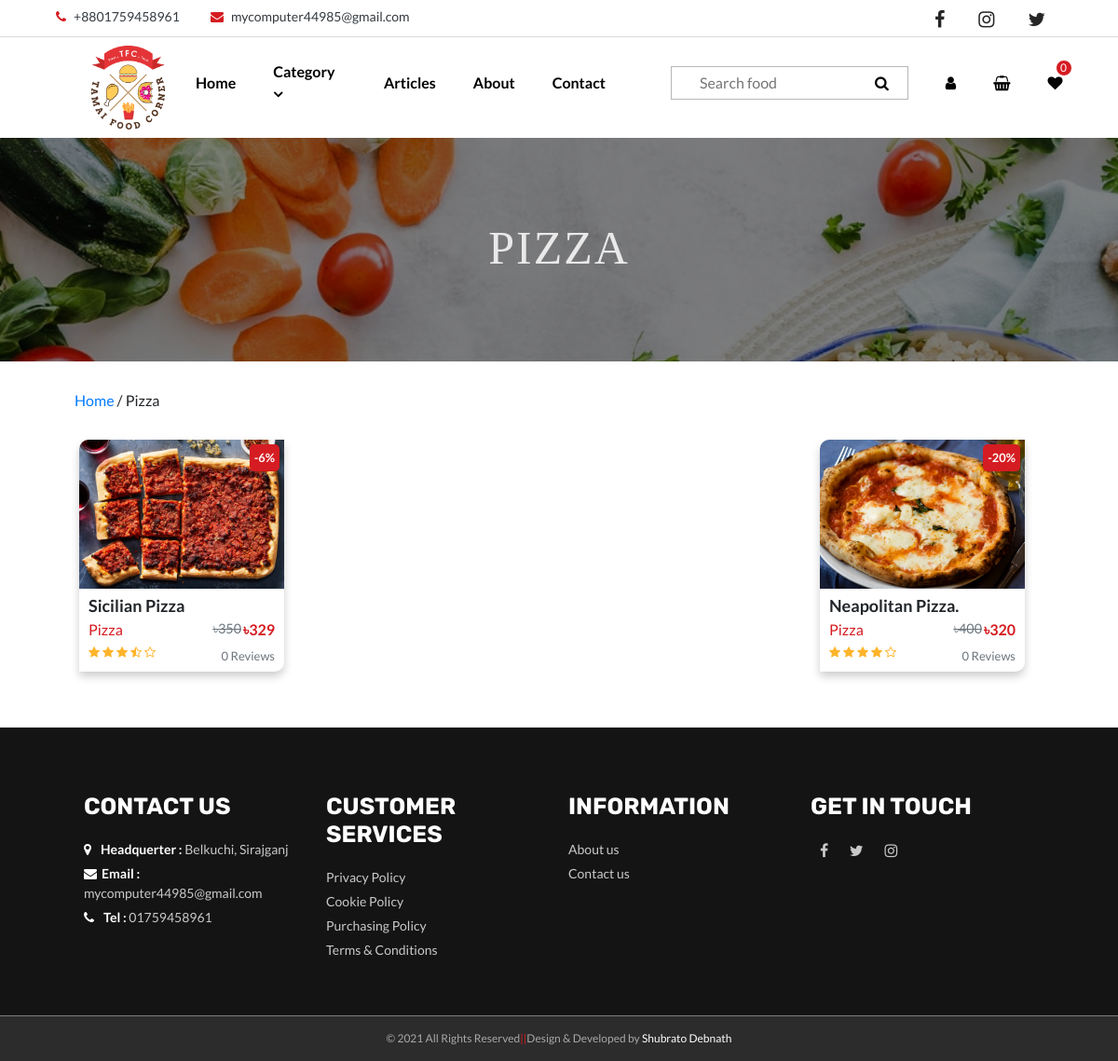
The page /search.php?category=Pizza&&cat_id=9 on the database its author committed.
### tables this page shows
CREATE TABLE `item_info` (
  `item_id` int(20) NOT NULL,
  `item_name` varchar(150) NOT NULL,
  `item_cat_id` int(3) NOT NULL,
  `item_img` varchar(200) NOT NULL,
  `item_price` int(5) NOT NULL,
  `item_discount` int(4) NOT NULL,
  `item_rating` float NOT NULL,
  `item_t_review` int(10) NOT NULL,
  `item_info_text` varchar(1500) NOT NULL,
  `chef_name` varchar(400) NOT NULL,
  `ingredients` varchar(500) NOT NULL,
  `upload_date` date NOT NULL DEFAULT current_timestamp()
);

CREATE TABLE `catagory` (
  `cat_id` int(101) NOT NULL,
  `cat_name` varchar(50) NOT NULL,
  `cat_img` varchar(200) NOT NULL
);

### search.php (the view, shortened to what this page needs)
<?php
    if(isset($_GET['category'])){
        $cat_name = $_GET['category'];
    }
    if(isset($_GET['cat_id'])){
        $cat_id = $_GET['cat_id'];
    }
        ?>
<!DOCTYPE html>
<html lang="en">
<head>
    <?php
        include("_partial-temp/_head-link.php");
    ?>
</head>
<body>
    <?php
        include("_partial-temp/_nav.php");
    ?>
    <main>
        <div class="page-banner" style="background-image: url('resources/img/about-bg.jpg');">
            <h1 class="banner-text">
                <?php echo $cat_name; ?>
            </h1>
        </div>
        <div class="container-fluid py-5">
            <div>
                <a href="index.php">Home</a> /
                <?php echo $cat_name;?>
            </div>
            <div class="item-container mt-5">
                <?php
                    $sql = "SELECT * FROM `item_info` WHERE item_cat_id IN ($cat_id)  ORDER BY item_id DESC";
                    $result = mysqli_query($con, $sql);
                    if(mysqli_num_rows($result)>0){
                        while($row = mysqli_fetch_assoc($result)){
                        $price = $row["item_price"];
                        $discount = $row["item_discount"];
                        $disPrice = ($price * $discount)/100;
                        $disPrice = round($price - $disPrice );
                        $rating = $row["item_rating"];
                        $cat_id = $row["item_cat_id"];
                        $cat_sql = "SELECT * FROM `catagory` WHERE cat_id = '$cat_id'";
                        $cat_result = mysqli_query($con,$cat_sql);
                        if(mysqli_num_rows($cat_result)>0){
                            $cat_row = mysqli_fetch_assoc($cat_result);
                            $category = $cat_row["cat_name"];
                        }else{
                            $category = "Uncategorized";
                        };
                ?>
                    <div class="food-item">
                        <div class="item-img-div">
                            <img src="<?php echo $adRedirect."resources/img/item_img/".$row["item_img"];?>" alt="" class="item-img">
                        </div>
                        <div class="discount">
                            -<?php echo $discount?>%
                        </div>
                        <div class="item-info">
                            <div class="item-name">
                                <?php echo ucfirst(strtolower($row['item_name'])) ?>
                            </div>
                            <div class="item-pri-cat">
                                <div class="item-catagory"><?php echo @$category?></div>
                                <div class="price">
                                    <div class="del-price">৳<?php echo $price?></div>
                                    <div class="c-price">৳<?php echo @$disPrice?></div>
                                </div>
                            </div>
                        </div>
                        <div class="item-card-footer">
                            <div class="item-rate">
                                <div class="rating">
                                    <?php include($adRedirect)."_partial-temp/_item-rating.php"?>
                                </div>
                                <div class="item-review"> <?php echo $row["item_t_review"]?> Reviews</div>
                            </div>
                        </div>
                    </div>
                <?php
                        }
                    }else{
                        echo "<h1 class='text-red m-auto'>There is no item for this Category</h1>";
                    }
                ?>
            </div>
        </div>
    </main>
    <?php
        include("_partial-temp/_footer.php");
    ?>
</body>
</html>

### _partial-temp/_item-rating.php (shortened to what this page needs)
<?php
    switch($rating){
        case 3.5:
            echo '
            <i class=" fa fa-star"></i>
            <i class=" fa fa-star"></i>
            <i class=" fa fa-star"></i>
            <i class=" fa fa-star-half-full"></i>
            <i class=" fa fa-star-o"></i>
            ';
            break;
        case 4:
            echo '
            <i class=" fa fa-star"></i>
            <i class=" fa fa-star"></i>
            <i class=" fa fa-star"></i>
            <i class=" fa fa-star"></i>
            <i class=" fa fa-star-o"></i>
            ';
            break;
    }
    ?>

### resources/css/style.css (style rules this page uses)
* { margin: 0; padding: 0; box-sizing: border-box; scroll-behavior: smooth; }
html { font-size: 62.5%; }
body { font-size: 1.6rem; font-family: 'Lato', sans-serif; }
h1,h2,h3,h4,h5,h6 { font-family: 'Rubik', sans-serif; font-weight: bold; }
@media (min-width:1080px) { .container-fluid { padding: 0 8rem; } }
.rating { color: #feb42b; border-color: #feb42b; margin-bottom: 1rem ; font-size: 1.5rem; }
.price { display: flex; width: -webkit-fit-content; width: -moz-fit-content; width: fit-content; margin: 1rem auto; }
.del-price { color: #6c757d; text-decoration: line-through; font-size: 1.4rem; }
.c-price { margin-left: 0.2rem; color: #D51C22; font-weight: bold; }
.item-container { display: flex; flex-wrap: wrap ; justify-content: space-between; }
.food-item { width: 22rem; display: inline-block; margin: 0rem .5rem; margin-bottom: 3rem; box-shadow: 0px .5rem 1rem rgba(0, 0, 0, 0.2); transition: .5s; border-end-end-radius: 1rem; border-start-start-radius: 1rem; overflow: hidden; position: relative; margin-right: 2rem; }
.discount { position: absolute; background-color: #D51C22; top: .5rem; right:.5rem; color: white; padding: .5rem; font-weight: bold; border-radius: .5rem; font-size: 80%; }
.item-img-div { width: 100%; height: 16rem; overflow: hidden; position: relative; }
.item-img { width: 100%; height: 100%; transition: .5s; object-fit: cover; }
.item-card-footer, .item-info { padding: 0 1rem; }
.item-info { margin-top: .5rem; }
.item-name { font-size: 1.8rem; font-weight: bolder; text-transform: capitalize; width: 100%; }
.item-catagory { color: #D51C22; width: -webkit-fit-content; width: -moz-fit-content; width: fit-content; font-size: 1.6rem; text-transform: capitalize; }
.food-item .price { margin: 0 ; font-size: 1.6rem; }
.item-pri-cat { display: flex; justify-content: space-between; align-items: center; }
.item-rate { display: flex; font-size: 1.3rem; margin-top: 0rem; justify-content: space-between; align-items: center; }
.item-rate .rating i { font-size: 1.3rem; }
.item-review { color: #6c757d; }
.del-price { font-size:90% ; }
.banner-text { text-transform: uppercase; color: rgb(233, 233, 233); font-family: 'Alfa Slab One', cursive; font-weight: 100; letter-spacing: .2rem; font-size: 5rem; z-index: 1; }
.page-banner { background: initial; background-repeat: no-repeat; background-size: cover; background-position: center center; min-height: 30vh; background-attachment: fixed; display: flex; justify-content: center; align-items: center; position: relative; }
.page-banner::after { content: ""; position: absolute; background-color: rgba(0, 0, 0, 0.5); height: 100%; width: 100%; left: 0; top: 0; }

### rows shown on the page
item_info: item_img (picture), item_discount "6", item_name "Sicilian Pizza", catagory.cat_name "Pizza", item_price "350", item_price+item_discount "329", item_rating 3.5 (drawn), item_t_review "0"
item_info: item_img (picture), item_discount "20", item_name "Neapolitan Pizza.", catagory.cat_name "Pizza", item_price "400", item_price+item_discount "320", item_rating 4 (drawn), item_t_review "0"

### other values the page prints
$cat_name "PIZZA"
$cat_name "Pizza"
